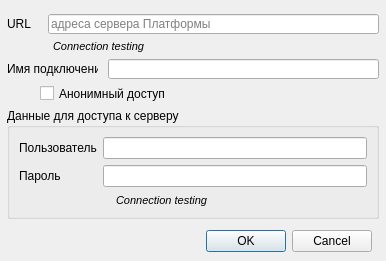
<?xml version="1.0" encoding="UTF-8"?>
<ui version="4.0">
 <class>Dialog</class>
 <widget class="QDialog" name="Dialog">
  <property name="windowModality">
   <enum>Qt::ApplicationModal</enum>
  </property>
  <property name="geometry">
   <rect>
    <x>0</x>
    <y>0</y>
    <width>386</width>
    <height>261</height>
   </rect>
  </property>
  <property name="sizePolicy">
   <sizepolicy hsizetype="Preferred" vsizetype="Preferred">
    <horstretch>0</horstretch>
    <verstretch>0</verstretch>
   </sizepolicy>
  </property>
  <property name="minimumSize">
   <size>
    <width>386</width>
    <height>251</height>
   </size>
  </property>
  <property name="maximumSize">
   <size>
    <width>386</width>
    <height>261</height>
   </size>
  </property>
  <property name="windowTitle">
   <string>Меню управления подключением</string>
  </property>
  <widget class="QCheckBox" name="mcAsGuest">
   <property name="enabled">
    <bool>true</bool>
   </property>
   <property name="geometry">
    <rect>
     <x>40</x>
     <y>85</y>
     <width>339</width>
     <height>17</height>
    </rect>
   </property>
   <property name="mouseTracking">
    <bool>true</bool>
   </property>
   <property name="styleSheet">
    <string notr="true"/>
   </property>
   <property name="text">
    <string>Анонимный доступ</string>
   </property>
   <property name="checked">
    <bool>false</bool>
   </property>
  </widget>
  <widget class="QLabel" name="lbName">
   <property name="geometry">
    <rect>
     <x>7</x>
     <y>59</y>
     <width>91</width>
     <height>20</height>
    </rect>
   </property>
   <property name="text">
    <string>Имя подключения</string>
   </property>
  </widget>
  <widget class="QLineEdit" name="mcName">
   <property name="geometry">
    <rect>
     <x>108</x>
     <y>59</y>
     <width>271</width>
     <height>20</height>
    </rect>
   </property>
  </widget>
  <widget class="QDialogButtonBox" name="buttonBox">
   <property name="geometry">
    <rect>
     <x>0</x>
     <y>230</y>
     <width>372</width>
     <height>23</height>
    </rect>
   </property>
   <property name="orientation">
    <enum>Qt::Horizontal</enum>
   </property>
   <property name="standardButtons">
    <set>QDialogButtonBox::Cancel|QDialogButtonBox::Ok</set>
   </property>
  </widget>
  <widget class="QLabel" name="lbUrl">
   <property name="geometry">
    <rect>
     <x>7</x>
     <y>14</y>
     <width>27</width>
     <height>20</height>
    </rect>
   </property>
   <property name="sizePolicy">
    <sizepolicy hsizetype="Preferred" vsizetype="Preferred">
     <horstretch>0</horstretch>
     <verstretch>0</verstretch>
    </sizepolicy>
   </property>
   <property name="text">
    <string>URL</string>
   </property>
  </widget>
  <widget class="QGroupBox" name="gbUser">
   <property name="enabled">
    <bool>true</bool>
   </property>
   <property name="geometry">
    <rect>
     <x>7</x>
     <y>108</y>
     <width>372</width>
     <height>111</height>
    </rect>
   </property>
   <property name="title">
    <string>Данные для доступа к серверу</string>
   </property>
   <layout class="QGridLayout" name="gridLayout_2">
    <item row="0" column="0">
     <widget class="QLabel" name="lbUser">
      <property name="text">
       <string>Пользователь</string>
      </property>
     </widget>
    </item>
    <item row="2" column="0">
     <widget class="QLabel" name="lbPassword">
      <property name="text">
       <string>Пароль</string>
      </property>
     </widget>
    </item>
    <item row="0" column="1">
     <widget class="QLineEdit" name="mcUser">
      <property name="text">
       <string/>
      </property>
     </widget>
    </item>
    <item row="2" column="1">
     <widget class="QLineEdit" name="mcPassword">
      <property name="text">
       <string/>
      </property>
      <property name="echoMode">
       <enum>QLineEdit::Password</enum>
      </property>
     </widget>
    </item>
    <item row="3" column="1">
     <widget class="QLabel" name="lbConnectionTesting_access">
      <property name="enabled">
       <bool>true</bool>
      </property>
      <property name="sizePolicy">
       <sizepolicy hsizetype="Preferred" vsizetype="Fixed">
        <horstretch>0</horstretch>
        <verstretch>0</verstretch>
       </sizepolicy>
      </property>
      <property name="minimumSize">
       <size>
        <width>0</width>
        <height>14</height>
       </size>
      </property>
      <property name="maximumSize">
       <size>
        <width>16777215</width>
        <height>15</height>
       </size>
      </property>
      <property name="font">
       <font>
        <family>MS Shell Dlg 2</family>
        <pointsize>8</pointsize>
        <italic>true</italic>
       </font>
      </property>
      <property name="styleSheet">
       <string notr="true">margin-left: 10</string>
      </property>
      <property name="text">
       <string>Connection testing</string>
      </property>
      <property name="wordWrap">
       <bool>true</bool>
      </property>
      <property name="margin">
       <number>0</number>
      </property>
     </widget>
    </item>
   </layout>
  </widget>
  <widget class="QLineEdit" name="mcUrl">
   <property name="geometry">
    <rect>
     <x>48</x>
     <y>14</y>
     <width>331</width>
     <height>20</height>
    </rect>
   </property>
   <property name="text">
    <string/>
   </property>
   <property name="placeholderText">
    <string>адреса сервера Платформы</string>
   </property>
  </widget>
  <widget class="QLabel" name="lbConnectionTesting">
   <property name="enabled">
    <bool>true</bool>
   </property>
   <property name="geometry">
    <rect>
     <x>40</x>
     <y>40</y>
     <width>339</width>
     <height>13</height>
    </rect>
   </property>
   <property name="sizePolicy">
    <sizepolicy hsizetype="Preferred" vsizetype="Preferred">
     <horstretch>0</horstretch>
     <verstretch>0</verstretch>
    </sizepolicy>
   </property>
   <property name="minimumSize">
    <size>
     <width>0</width>
     <height>0</height>
    </size>
   </property>
   <property name="font">
    <font>
     <family>MS Shell Dlg 2</family>
     <pointsize>8</pointsize>
     <italic>true</italic>
    </font>
   </property>
   <property name="styleSheet">
    <string notr="true">margin-left: 10</string>
   </property>
   <property name="text">
    <string>Connection testing</string>
   </property>
   <property name="wordWrap">
    <bool>true</bool>
   </property>
   <property name="margin">
    <number>0</number>
   </property>
  </widget>
 </widget>
 <tabstops>
  <tabstop>mcUrl</tabstop>
  <tabstop>mcName</tabstop>
  <tabstop>mcUser</tabstop>
  <tabstop>mcPassword</tabstop>
  <tabstop>buttonBox</tabstop>
  <tabstop>mcAsGuest</tabstop>
 </tabstops>
 <resources/>
 <connections/>
</ui>
